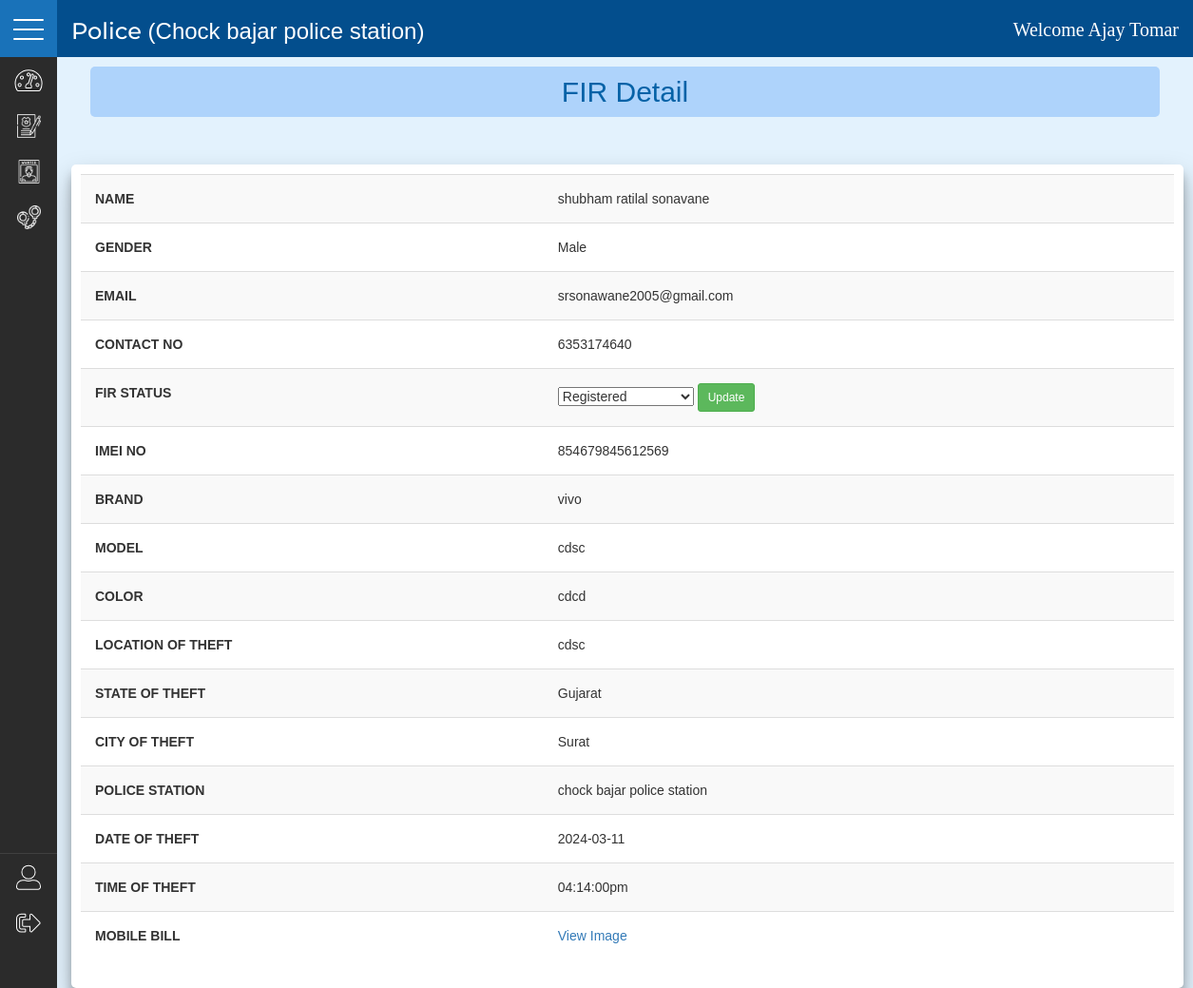
The page /police/mobile_fir_detail.php?id=20241103041817 (signed in) on the database its author committed.
### tables this page shows
CREATE TABLE `police_station` (
  `station_id` int(5) NOT NULL,
  `station_name` varchar(50) NOT NULL,
  `address` varchar(50) NOT NULL,
  `city_id` int(5) NOT NULL,
  `contact` varchar(10) NOT NULL
);

CREATE TABLE `police` (
  `police_id` int(3) NOT NULL,
  `first_name` varchar(25) NOT NULL,
  `middle_name` varchar(25) NOT NULL,
  `last_name` varchar(25) NOT NULL,
  `dob` varchar(10) NOT NULL,
  `contact` varchar(10) NOT NULL,
  `email` varchar(50) NOT NULL,
  `pass` varchar(100) NOT NULL,
  `city_id` int(3) NOT NULL,
  `rank_id` int(3) NOT NULL,
  `station_id` int(3) NOT NULL
);

CREATE TABLE `mobile_fir` (
  `mobile_fir_id` int(11) NOT NULL,
  `fir_id` bigint(20) NOT NULL,
  `imei_no` varchar(17) NOT NULL,
  `brand` varchar(15) NOT NULL,
  `model` varchar(15) NOT NULL,
  `color` varchar(15) NOT NULL,
  `location_of_theft` varchar(50) NOT NULL,
  `city_id` int(11) NOT NULL,
  `station_id` int(11) NOT NULL,
  `date_of_theft` varchar(15) NOT NULL,
  `time_of_theft` varchar(15) NOT NULL,
  `mobail_bill` varchar(50) NOT NULL
);

CREATE TABLE `user` (
  `user_id` int(3) NOT NULL,
  `fname` varchar(25) NOT NULL,
  `mname` varchar(25) NOT NULL,
  `lname` varchar(25) NOT NULL,
  `email` varchar(50) NOT NULL,
  `contact` varchar(10) NOT NULL,
  `gender` varchar(10) NOT NULL,
  `dob` varchar(12) NOT NULL,
  `aadhar_no` varchar(15) NOT NULL,
  `address` varchar(50) NOT NULL,
  `city_id` int(3) NOT NULL,
  `password` varchar(100) NOT NULL,
  `img_url` varchar(80) NOT NULL
);

CREATE TABLE `fir_status` (
  `status_id` int(11) NOT NULL,
  `status_name` varchar(30) NOT NULL
);

CREATE TABLE `states` (
  `state_id` int(11) NOT NULL,
  `state_name` varchar(40) NOT NULL,
  `country_id` int(11) DEFAULT NULL
);

CREATE TABLE `cities` (
  `city_id` int(11) NOT NULL,
  `city_name` varchar(50) NOT NULL,
  `state_id` int(11) DEFAULT NULL
);

### police/mobile_fir_detail.php (the view, shortened to what this page needs)
<?php
include('php/database.php');
?>
<!DOCTYPE html>
<html lang="en">
<head>
    <link rel="stylesheet" href="./css/style.css">
    <link rel="stylesheet" href="./css/mobile_fir.css">
    <link rel="stylesheet" href="./css/all.css">
</head>
<body>
    <?php require './includes/sidebar.php'?>
    <div id="content-wrapper">
        <div class="container-fluid">
        <h2 style="text-align:center;background:#aed3fb;color:rgb(5, 98, 167);padding:10px;border-radius:5px;margin:10px 20px 50px 20px">FIR Detail</h2>
        <div class="container detail_page">
            <form action="#" method="post">
                <table class="table table-striped table-responsive">
                    <?php
                        $fid = $_GET['id'];
                        $sql = "SELECT * FROM mobile_fir WHERE fir_id= $fid";
                        $result =$conn->query($sql);
                        while($row = $result->fetch_assoc()){
                            ?>
                                <?php
                                    $fir_sql = "SELECT * FROM fir WHERE fir_id=$fid";
                                    $fir_result =$conn->query($fir_sql);
                                    $fir_row = $fir_result->fetch_assoc();
                                    $fir_user_id = $fir_row['user_id'];
                                    $user_sql = "SELECT * FROM user WHERE user_id=$fir_user_id";
                                    $user_result =$conn->query($user_sql);
                                    $user_row = $user_result->fetch_assoc();
                                ?>
                                <tr>
                                    <th>NAME</th>
                                    <td><?php echo $user_row['fname']." ".$user_row['mname']." ".$user_row['lname']?></td>
                                </tr>
                                <tr>
                                    <th>GENDER</th>
                                    <td><?php echo $user_row['gender']?></td>
                                </tr>
                                <tr>
                                    <th>EMAIL</th>
                                    <td><?php echo $user_row['email']?></td>
                                </tr>
                                <tr>
                                    <th>CONTACT NO</th>
                                    <td><?php echo $user_row['contact']?></td>
                                </tr>
                                <tr>
                                    <th>FIR STATUS</th>
                                    <td>
                                        <select name="status_id" id="status_id">
                                        <?php
                                            $fir_old_status =  $fir_row['fir_status'];
                                            $status_sql = "SELECT * FROM fir_status;";
                                            $status_result =$conn->query($status_sql);
                                            while($status_row = $status_result->fetch_assoc()){
                                                ?>
                                                    <option <?php if($fir_old_status==$status_row['status_id']){echo "selected";}?> value="<?php echo $status_row['status_id']?>"><?php echo $status_row['status_name']?></option>
                                                <?php
                                            }
                                        ?>
                                         </select>
                                         <input type="submit" class="btn btn-sm btn-success" name="update" value="Update">
                                    </td>
                                </tr>
                                <tr>
                                    <th>IMEI NO</th>
                                    <td><?php echo $row['imei_no'];?></td>
                                </tr>
                                <tr>
                                    <th>BRAND</th>
                                    <td><?php echo $row['brand'];?></td>
                                </tr>
                                <tr>
                                    <th>MODEL</th>
                                    <td><?php echo $row['model'];?></td>
                                </tr>
                                <tr>
                                    <th>COLOR</th>
                                    <td><?php echo $row['color'];?></td>
                                </tr>
                                <tr>
                                    <th>LOCATION OF THEFT</th>
                                    <td><?php echo $row['location_of_theft'];?></td>
                                </tr>
                                <tr>
                                    <th>STATE OF THEFT</th>
                                    <td>
                                        <?php
                                            $city=$row['city_id'];
                                            $sql_city = "SELECT * FROM cities WHERE city_id=$city";
                                            $result_city = mysqli_query($conn, $sql_city);
                                            while($row_city = $result_city->fetch_assoc()){
                                                $state=$row_city['state_id'];
                                                $sql_state = "SELECT * FROM states WHERE state_id=$state";
                                                $result_state = mysqli_query($conn, $sql_state);
                                                while($row_state = $result_state->fetch_assoc()){
                                                    echo $row_state['state_name'];
                                                }
                                            }
                                        ?>
                                    </td>
                                </tr>
                                <tr>
                                    <th>CITY OF THEFT</th>
                                    <td>
                                        <?php
                                            $city=$row['city_id'];
                                            $sql_city = "SELECT * FROM cities WHERE city_id=$city";
                                            $result_city = mysqli_query($conn, $sql_city);
                                            while($row_city = $result_city->fetch_assoc()){
                                                echo $row_city['city_name'];
                                            }
                                        ?>
                                    </td>
                                </tr>
                                <tr>
                                    <th>POLICE STATION</th>
                                    <td>
                                        <?php
                                            $station_id =  $row['station_id'];
                                            $sql_station = "SELECT * FROM police_station WHERE station_id=$station_id";
                                            $result_station = mysqli_query($conn, $sql_station);
                                            $row_station = $result_station->fetch_assoc();
                                            echo $row_station['station_name'];
                                        ?>
                                    </td>
                                </tr>
                                <tr>
                                    <th>DATE OF THEFT</th>
                                    <td><?php echo $row['date_of_theft'];?></td>
                                </tr>
                                <tr>
                                    <th>TIME OF THEFT</th>
                                    <td><?php echo $row['time_of_theft'];?></td>
                                </tr>
                                <tr>
                                    <th>MOBILE BILL</th>
                                    <td><a href="#popup1" class="text-dark fw-bold" style="cursor:pointer;" onclick="getimage('<?php echo $row['mobail_bill']; ?>');">View Image</a></td>
                                </tr>
                            <?php
                        }
                    ?>
                </table>
            </form>
        </div>
    </div>
</body>
</html>

### police/includes/sidebar.php (shortened to what this page needs)
<link href="//netdna.bootstrapcdn.com/bootstrap/3.0.0/css/bootstrap.min.css" rel="stylesheet">
<link rel="stylesheet" href="./css/all.css">
<link rel="stylesheet" href="./css/style.css">
<header id="header">
 <div class="menu-button">
  <div id="nav-icon3">
   <span></span>
   <span></span>
   <span></span>
  </div>
 </div>
 <div id="top-bar">
  <h3 style="font-family: 'Montserrat', sans-serif;">Police<span>
  (<?php
            $police_id = $_SESSION['pid'];
            $sql = "SELECT * FROM police WHERE police_id=$police_id";
            $result =$conn->query($sql);
            $row = mysqli_fetch_assoc($result);
            $station_id =  $row['station_id'];
            $station_sql = "SELECT * FROM police_station WHERE station_id=$station_id";
            $station_result =$conn->query($station_sql);
            $station_row = mysqli_fetch_assoc($station_result);
            $station_name =  $station_row['station_name'];
            echo ucfirst($station_name);
    ?>)</span>
  <span style="float:right;font-size:20px;font-family: 'Tangerine', cursive;">Welcome  <?php
        $police_id = $_SESSION['pid'];
        $sql = "SELECT * FROM police WHERE police_id=$police_id";
        $result =$conn->query($sql);
        $row = mysqli_fetch_assoc($result);
        echo ucfirst($row['first_name'])."  ".ucfirst($row['last_name']);
  ?></span>
  </h3>
 </div>
</header>
<nav id="sidemenu">
 <div class="main-menu">
  <ul class='main-menu'>
  <li>
    <a href="index.php">
     <span class="glyphicon"><i class="fas fa-tachometer-alt" style="font-size:25px"></i></span> Dashboard
    </a>
   </li>
   <li>
    <a href="fir.php">
     <span class='glyphicon'><img src="./images/fir-white.png" height="25px" weight="25px"></span> FIR
    </a>
   </li>
   <li>
    <a href="criminal.php">
     <span class='glyphicon'><img src="./images/wanted-white.png" height="25px" weight="25px"></span> Wanted
    </a>
   </li>
   <li>
    <a href="ArrestedPerson.php">
     <span class='glyphicon'><img src="./images/police-handcuffs-white.png" height="25px" weight="25px"></span> Arressted
    </a>
   </li>
  </ul>
  <ul class='main-menu bottom'>
  <li>
    <a href="../police/police_profile.php" style="color:#fff;cursor:pointer">
     <span class='glyphicon'><i class="fas fa-user-alt" style="font-size:25px"></i></span> Profile
    </a>
   </li>
   <li>
    <a style="color:#fff;cursor:pointer" onclick="logout()">
     <span class='glyphicon'><i class="fas fa-sign-out-alt" style="font-size:25px"></i></span> Logout
    </a>
   </li>
  </ul>
 </div>
</nav>

### police/css/style.css (style rules this page uses)
* { margin: 0; padding: 0; box-sizing: border-box; font-family: "ubuntu", sans-serif; }
body { min-height: 100vh; background: #e3f2fd !important; transition: background-color 0.4s ease-in-out; }
#sidemenu { position: fixed; width: 60px; height: auto; top: 60px; bottom: 0; background: rgb(43, 43, 43); overflow: hidden; -webkit-transition: all .1s ease-in; -moz-transition: all .1s ease-in; -ms-transition: all .1s ease-in; -o-transition: all .1s ease-in; transition: all .1s ease-in; z-index: 5; }
#nav-icon3 { width: 32px; height: 32px; position: relative; -webkit-transform: rotate(0deg); -moz-transform: rotate(0deg); -o-transform: rotate(0deg); transform: rotate(0deg); -webkit-transition: .5s ease-in-out; -moz-transition: .5s ease-in-out; -o-transition: .5s ease-in-out; transition: .5s ease-in-out; cursor: pointer; display: block; }
#nav-icon3 span { display: block; position: absolute; height: 2px; width: 100%; background: #ffffff; border-radius: 9px; opacity: 1; left: 0; -webkit-transform: rotate(0deg); -moz-transform: rotate(0deg); -o-transform: rotate(0deg); transform: rotate(0deg); -webkit-transition: .25s ease-in-out; -moz-transition: .25s ease-in-out; -o-transition: .25s ease-in-out; transition: .25s ease-in-out; }
#nav-icon3 span:nth-child(1) { top: 6px; }
#nav-icon3 span:nth-child(2), #nav-icon3 span:nth-child(3) { top: 16px; }
#nav-icon3 span:nth-child(4) { top: 26px; }
#header .menu-button { position: fixed; top: 0; left: 0; width: 60px; height: 60px; background: rgb(5, 98, 167); -webkit-touch-callout: none; -webkit-user-select: none; -khtml-user-select: none; -moz-user-select: none; -ms-user-select: none; user-select: none; padding: 14px; }
#top-bar { position: fixed; display: block; top: 0; left: 60px; right: 0; height: 60px; width: auto; background: rgb(3, 78, 141); padding-left: 15px; padding-right: 15px; color: #ffffff; z-index: 5; }
#content-wrapper { padding-top: 60px; padding-left: 60px; }
li .glyphicon { margin-right: 10px; }
.main-menu { width: 230px; }
.main-menu ul { padding: 0; margin: 0; list-style: none; }
.main-menu li a { display: block; height: 48px; line-height: 32px; font-size: 16px; text-decoration: none; color: #ffffff; }
.main-menu li a span { font-size: 18px; width: 60px; text-align: center; line-height: 48px; color: transparent; -webkit-text-stroke-width: 1px; -webkit-text-stroke-color: #ffffff; }
.main-menu.bottom { position: absolute; bottom: 45px; border-top: 1px solid rgb(64, 64, 64); }
.fir_table, .criminal_table, .criminal_box, .Arrested_table, .detail_page { background-color: #fff; padding: 10px; border-radius: 5px; box-shadow: 0 14px 28px rgba(0, 0, 0, 0.25), 0 10px 10px rgba(0, 0, 0, 0.22); }

### police/css/mobile_fir.css (style rules this page uses)
th,td { margin: 5px; padding: 15px !important; }

### police/css/all.css (style rules this page uses)
.fa, .fas, .far, .fal, .fad, .fab { -moz-osx-font-smoothing: grayscale; -webkit-font-smoothing: antialiased; display: inline-block; font-style: normal; font-variant: normal; text-rendering: auto; line-height: 1; }
.fa-sign-out-alt:before { content: "\f2f5"; }
.fa-tachometer-alt:before { content: "\f3fd"; }
.fa-user-alt:before { content: "\f406"; }

### rows shown on the page
police_station: station_name "Chock bajar police station"
police: first_name "Ajay", last_name "Tomar"
mobile_fir: user.fname "shubham", user.mname "ratilal", user.lname "sonavane", user.gender "Male", user.email "srsonawane2005@gmail.com", user.contact "6353174640", status_id "Registered", imei_no "854679845612569", brand "vivo", model "cdsc", color "cdcd", location_of_theft "cdsc", station.station_name "chock bajar police station", date_of_theft "2024-03-11", time_of_theft "04:14:00pm"
cities: city_name "Surat"
states: state_name "Gujarat"
